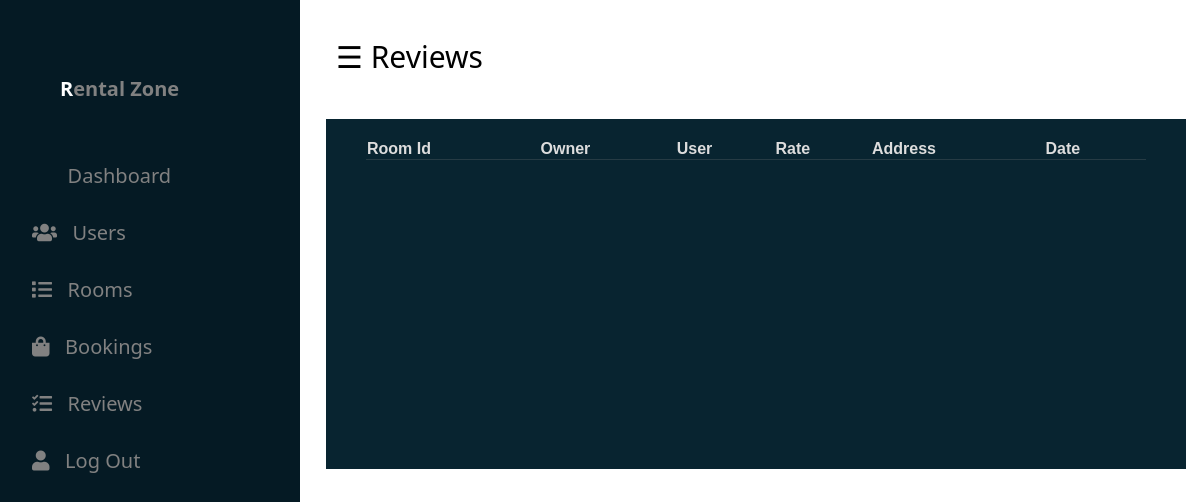
Before: /accounts/dashReview/ with the older database file.
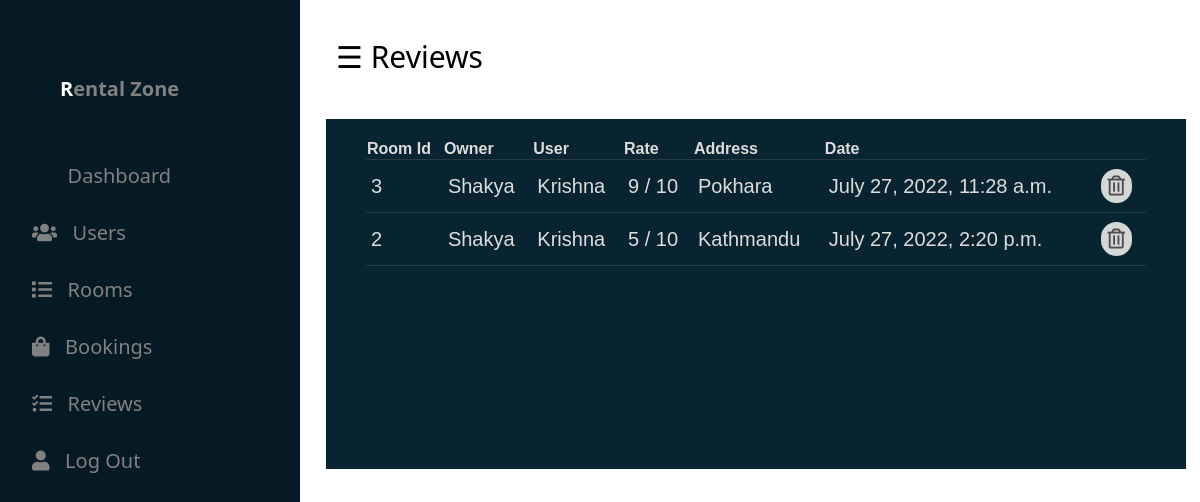
After: the same page with the newer database file.
### rooms/models.py (models this page shows, shortened)
class Review(models.Model):
    user = models.ForeignKey(CustomUser, on_delete=models.CASCADE)
    room = models.ForeignKey(Room, on_delete=models.CASCADE)
    date = models.DateTimeField(auto_now=True,null=True,blank=True)
    text = models.TextField(max_length=3000,blank=True,null=True)
    rate = models.PositiveSmallIntegerField(choices=RATE_CHOICES,null=True,blank=True)

class Room(models.Model):
   owner = models.ForeignKey(CustomUser,on_delete=models.CASCADE)
   number_of_room = models.PositiveIntegerField(default=0,null=True,blank=True)
   available_rooms = models.PositiveIntegerField(default=0,null=True,blank=True)
   room_price = models.PositiveIntegerField(default=0,null=True,blank=True)
   area_of_room = models.CharField(max_length=45,null=True,blank=True)
   floor = models.CharField(max_length=45,null=True,blank=True)
   parking = models.BooleanField(default=False,null=True,blank=True)
   address = models.CharField(max_length=100,null=True,blank=True)
   city = models.CharField(max_length=25,null=True,blank=True)
   state = models.CharField(max_length=25,null=True,blank=True)
   country = models.CharField(max_length=25,null=True,blank=True)
   image1 =  models.ImageField(upload_to='rooms/', null=True, blank=True )
   image2 = models.ImageField(upload_to='rooms/', null=True, blank=True)
   image3 = models.ImageField(upload_to='rooms/', null=True, blank=True)
   image4 = models.ImageField(upload_to='rooms/', null=True, blank=True)
   description = models.TextField(null=True, blank=True)
   map_link= models.TextField(null=True, blank=True)

### accounts/models.py (models this page shows)
class CustomUser(models.Model):
    user = models.OneToOneField(User, on_delete=models.CASCADE)
    phone = models.CharField(max_length=10,null=True,blank=True)
    user_type = models.CharField(max_length=15,null=True,blank=True)
    address =  models.CharField(max_length=30, null=True,blank=True)
    certificate = models.ImageField(upload_to='certificate', null=True,blank=True)
    def __str__(self):
        return self.user.username

### accounts/views.py (the view)
# urls.py: path('dashReview/',views.dashReview,name="dashReview"),
def dashReview(request):
    rooms = Room.objects.all()
    reviews = Review.objects.all()
    context = {'rooms':rooms,'reviews':reviews}
    return render(request,'dashboard/dashReview.html',context)

### templates/dashboard/dashReview.html (shortened to what this page needs)
{% extends './dashBase.html' %}
{% load static %}
{% block content %}
<div id="main">
	<div class="head">
		<div class="col-div-6">
<span style="font-size:30px;cursor:pointer; color: rgb(0, 0, 0);" class="nav"  >&#9776;  Reviews</span>
</div>
</div>
	<br/>
	<div class="col-div-8">
		<div class="box-8">
		<div class="content-box">
  <table class="appointments">
    <thead>
      <tr>
        <th scope="col">Room Id</th>
        <th scope="col">Owner</th>
        <th scope="col">User</th>
        <th scope="col">Rate</th>
        <th scope="col">Address</th>
        <th scope="col" colspan="2">Date</th>
        <th></th>
      </tr>
  </thead>
  <tbody>
    {% for review in reviews %}
    <tr>
      <td>{{review.room.id}} </td>
      <td>{{review.room.owner}}</td>
      <td>{{review.user}}</td>
      <td>{{review.rate}} / 10</td>
      <td>{{review.room.address}} </td>
      <td >{{review.date}} </td>
      <td><a href=" {% url 'deleteReview' review.id %} "> <i class="far fa-trash-alt"></i></a></td>
    </tr>
   {% endfor %}
  </tbody>
</table>
        </div>
        </div>
        </div>
        </div>
    </body>
    {% endblock content %}

Changed rows visible on the page:
added Review: room.id "3", room.owner "Shakya", user "Krishna", rate "9", room.address "Pokhara", date "July 27, 2022, 11:28 a.m."
added Review: room.id "2", room.owner "Shakya", user "Krishna", rate "5", room.address "Kathmandu", date "July 27, 2022, 2:20 p.m."
